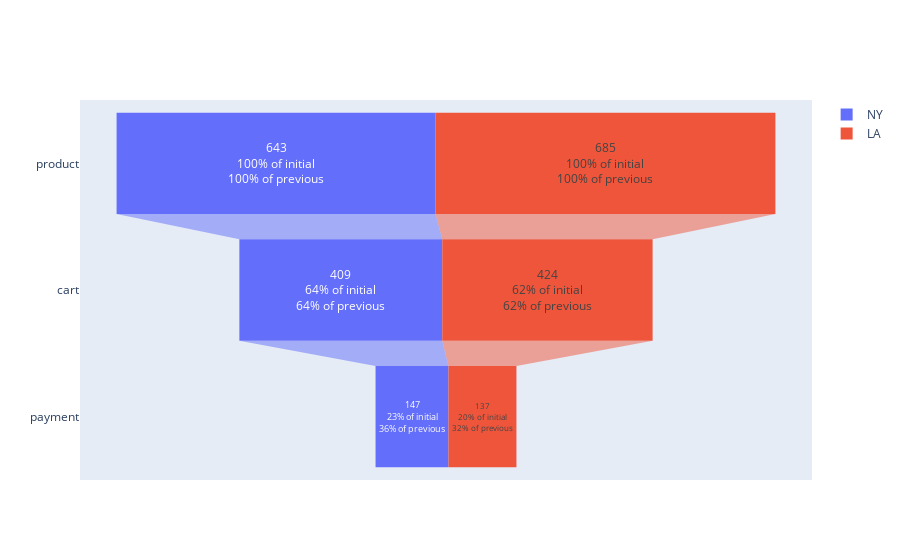

The cell this chart's notebook holds for it:
### Code cell
ny_users = ef.filter(conditions=['city == "NY"']).to_dataframe().index
la_users = ef.filter(conditions=['city == "LA"']).to_dataframe().index
funnel.plot(
    ef, 
    stages=[['product1', 'product2'], 'cart', 'payment_done'],
    stages_names=['product', 'cart', 'payment'],
    funnel_type='closed',
    segments=[ny_users, la_users],
    segments_names=['NY', 'LA']
)

### Figure 1 — Plotly figure (JSON) as saved in the notebook; plotly's stock layout.template omitted (floating-point values rounded to 4 significant figures)
{"data": [{"name": "NY", "orientation": "h", "textinfo": "value+percent initial+percent previous", "type": "funnel", "x": [643, 409, 147], "y": ["product", "cart", "payment"]}, {"name": "LA", "orientation": "h", "textinfo": "value+percent initial+percent previous", "type": "funnel", "x": [685, 424, 137], "y": ["product", "cart", "payment"]}], "layout": {}}
